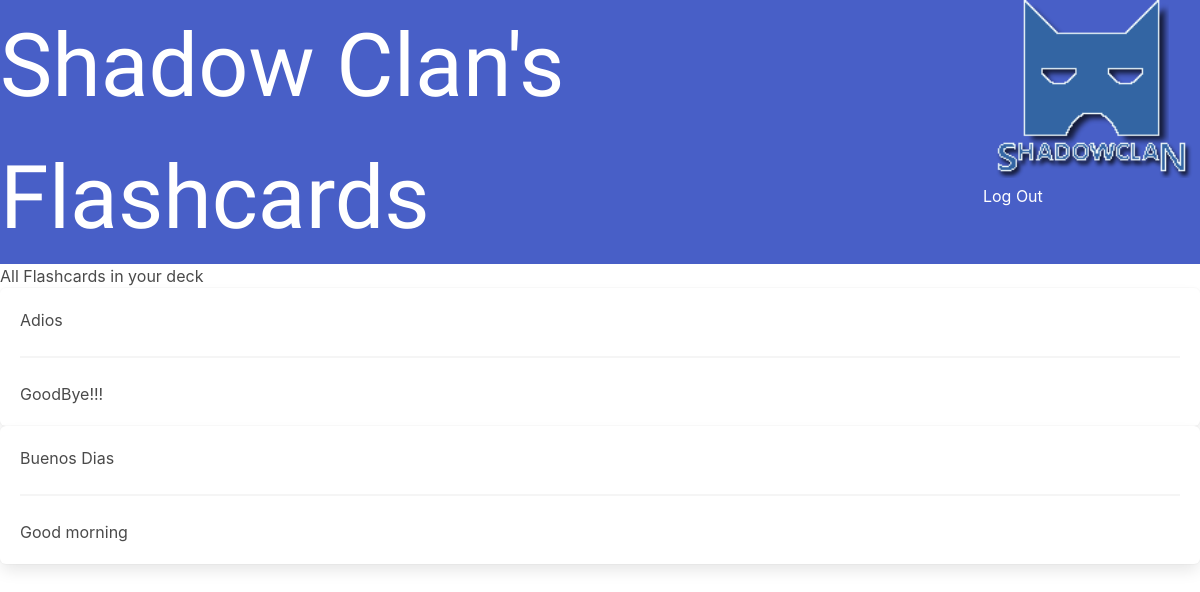
Page /decks/spanish/incorrect (signed in) on the earlier database version.
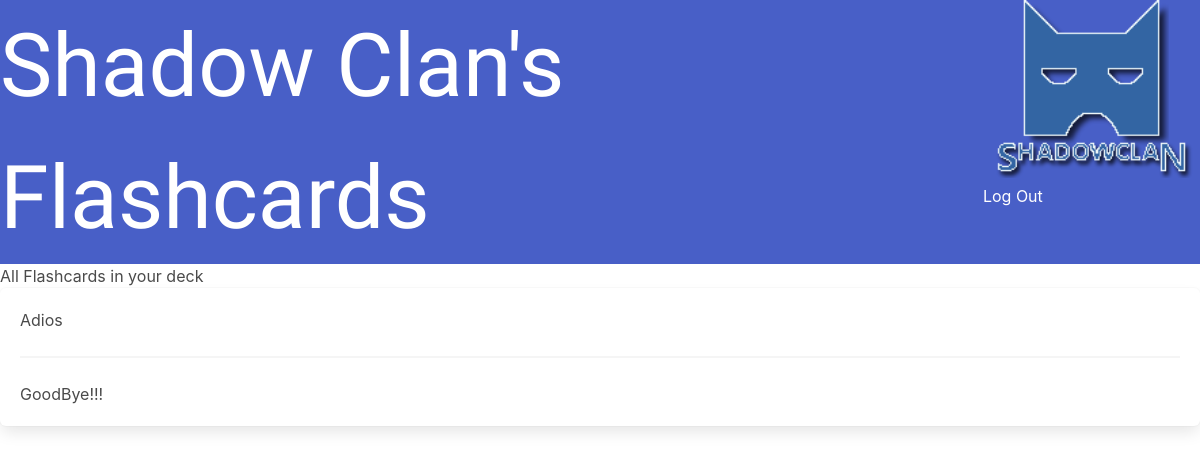
Same page on the later database version.
### flashcardsapp/models.py (models this page shows, shortened)
class FlashCard(models.Model):
    prompt = models.CharField(max_length=200)
    answer = models.CharField(max_length=1000)
    flashcard_deck = models.ForeignKey(
        Deck, on_delete=models.CASCADE, null=True, blank=True, related_name="flashcard_deck"
    )
    correct = models.BooleanField(default=True)
    missed = models.IntegerField(default=0)
    date = models.DateTimeField(auto_now_add=datetime.now)
    objects = models.Manager()
    box = models.ForeignKey(
        "Box", on_delete=models.CASCADE,   related_name="box", default="1"
    )
    card_seen = models.BooleanField(default=False)

### flashcardsapp/views.py (the view)
@ login_required
def show_incorrect(request, slug):
    deck = get_object_or_404(Deck, slug=slug)
    flashcards = FlashCard.objects.all().filter(flashcard_deck_id=deck.id)
    return render(request, "show_incorrect.html", {"deck": deck, "flashcards": flashcards})

### templates/show_incorrect.html
{% extends "base.html" %}
{% load static %}
{% block content %}
<section>
    <div class="pb5"><h1>All Flashcards in your deck</h1></div>
    {% for flashcard in flashcards %}
    {% if flashcard.correct == False %}
    <div class="box w-60 h-75 pb7 pt4">
        <p class="f3 lh-copy">{{ flashcard.prompt }} </p>
        <hr>
        <p>{{ flashcard.answer }} </p>
    </div>
</section>
{% endif %}
{% endfor %}
{% endblock content %}

Differences in the rows shown:
no longer on this page (row edited): FlashCard: prompt "Buenos Dias", answer "Good morning"
